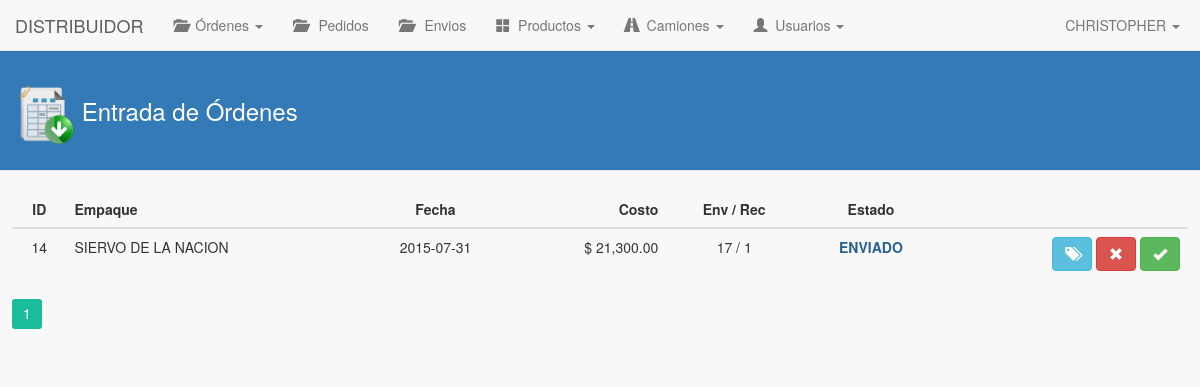
The page /distribuidor/entradasOrdenes/index.php (signed in) on the database as committed earlier.
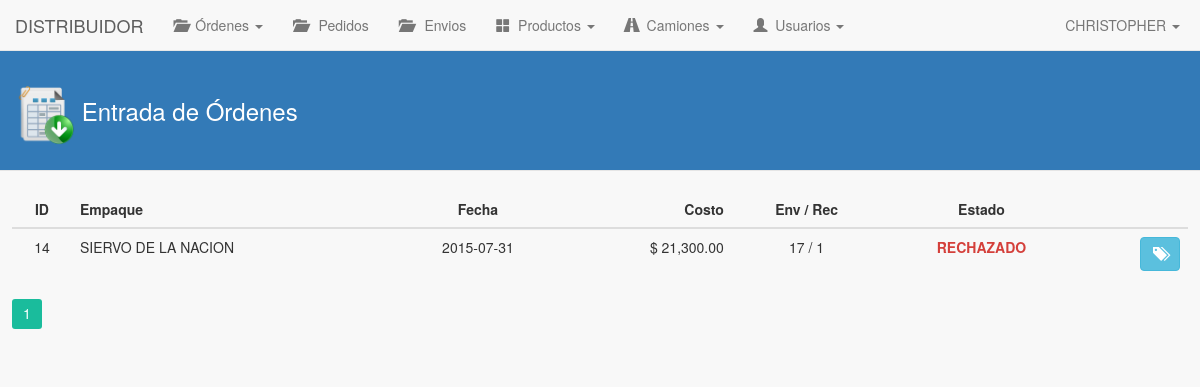
The same page on the database as committed later.
### tables this page shows
CREATE TABLE IF NOT EXISTS `usuario_distribuidor` (
  `id_usuario_distribuidor` int(11) NOT NULL AUTO_INCREMENT,
  `nombre_usuario_distribuidor` varchar(100) NOT NULL,
  `apellido_usuario_distribuidor` varchar(100) NOT NULL,
  `direccion_usuario_distribuidor` text NOT NULL,
  `telefono_usuario_distribuidor` varchar(20) NOT NULL,
  `entradas` int(11) NOT NULL DEFAULT '0',
  `pedidos` int(11) NOT NULL DEFAULT '0',
  `envios` int(11) NOT NULL DEFAULT '0',
  `id_usuario_fk` int(11) NOT NULL,
  `id_distribuidor_fk` int(11) NOT NULL,
  PRIMARY KEY (`id_usuario_distribuidor`),
  KEY `id_usuario_fk_idx` (`id_usuario_fk`),
  KEY `id_distribuidor_fk_idx` (`id_distribuidor_fk`)
);

CREATE TABLE IF NOT EXISTS `ordenes_distribuidor` (
  `id_orden` int(11) NOT NULL AUTO_INCREMENT,
  `fecha_orden` date NOT NULL,
  `fecha_entrega_orden` date NOT NULL,
  `costo_orden` decimal(10,2) NOT NULL,
  `descripcion_orden` text NOT NULL,
  `descripcion_cancelacion` text NOT NULL,
  `descripcion_rechazo` text NOT NULL,
  `id_usuario_distribuidor_fk` int(11) NOT NULL,
  `id_empaque_fk` int(11) NOT NULL,
  `estatus_orden` int(11) NOT NULL,
  PRIMARY KEY (`id_orden`),
  KEY `id_usuario_distribuidor_fk_idx` (`id_usuario_distribuidor_fk`),
  KEY `id_empaque_fk_idx` (`id_empaque_fk`)
);

CREATE TABLE IF NOT EXISTS `empresa_empaques` (
  `id_empaque` int(11) NOT NULL AUTO_INCREMENT,
  `nombre_empaque` varchar(200) NOT NULL,
  `rfc_empaque` varchar(15) NOT NULL,
  `pais_empaque` varchar(100) NOT NULL,
  `estado_empaque` varchar(100) NOT NULL,
  `ciudad_empaque` varchar(100) NOT NULL,
  `direccion_empaque` text NOT NULL,
  `cp_empaque` varchar(10) NOT NULL,
  `email_empaque` varchar(100) NOT NULL,
  `telefono1_empaque` varchar(20) NOT NULL,
  `telefono2_empaque` varchar(20) NOT NULL,
  `id_usuario_que_registro` int(11) NOT NULL,
  `fecha_registro_emp` date NOT NULL,
  `fecha_modificacion_emp` date NOT NULL,
  `estado` int(1) NOT NULL DEFAULT '1',
  PRIMARY KEY (`id_empaque`)
);

CREATE TABLE IF NOT EXISTS `distribuidor_cajas_envio` (
  `id_distribuidor_cajas_envio` int(11) NOT NULL AUTO_INCREMENT,
  `id_envio_fk` int(11) NOT NULL,
  `epc_caja` varchar(24) NOT NULL,
  `epc_tarima` varchar(24) NOT NULL,
  `enviado_dce` tinyint(1) NOT NULL,
  `recibido_dce` tinyint(1) NOT NULL,
  PRIMARY KEY (`id_distribuidor_cajas_envio`),
  KEY `id_orden_fk_idx` (`id_envio_fk`),
  KEY `id_orden_fk` (`id_envio_fk`)
);

### distribuidor/entradasOrdenes/index.php (the view, shortened to what this page needs)
<!DOCTYPE html>
<html>
	<head>
		<link rel="stylesheet" type="text/css" href="../../lib/bootstrap-3.3.5/css/bootstrap.min.css">
		<link rel='stylesheet' type='text/css' href='../../lib/pagination/css.css'/>
		<link rel="stylesheet" type="text/css" href="../../css/estilos.css">
	</head>
	<body>
		<?php
			include('../mod/navbar.php');
		?>
		<div class="contenido-general">
			<div class="modal-header">
				<h3 class="titulo-header">
					<h3 class="titulo-contenido">
						<img class="img-header" src="../../img/historial_entradas.png"> Entrada de Órdenes
					</h3>
				</h3>
			</div>
			<div class="contenido-general-2">
				<br>
				<div id="paginacion-resultados">
					<table class="table">
						<thead>
							<tr>
								<th class="centro">ID</th>
								<th>Empaque</th>
								<th class="centro">Fecha</th>
								<th class="derecha">Costo</th>
								<th class="centro">Env / Rec</th>
								<th class="centro">Estado</th>
								<th></th>
							</tr>
						</thead>
						<tbody>
							<?php
								$consulta = "SELECT id_distribuidor_fk, id_usuario_distribuidor FROM usuario_distribuidor WHERE id_usuario_fk = ".$_SESSION['id_usuario'];
								$resultado = mysql_query($consulta);
								$row = mysql_fetch_array($resultado);
								$id_distribuidor_fk = $row['id_usuario_distribuidor'];
								$cont = 0;
								$verAcciones = 0;
							    $consulta = "SELECT ords.id_orden, epqs.nombre_empaque, ords.fecha_entrega_orden, ords.costo_orden, ords.estatus_orden FROM ordenes_distribuidor AS ords, empresa_empaques AS epqs WHERE ords.id_empaque_fk = epqs.id_empaque AND ords.id_usuario_distribuidor_fk = $id_distribuidor_fk";
								$resultado = mysql_query($consulta);
								while($row = mysql_fetch_array($resultado)){
									$consulta4 = "SELECT id_envio FROM envios_empaque WHERE id_orden_fk = ".$row['id_orden']." LIMIT 1";
									$resultado4 = mysql_query($consulta4);
									while($row4 = mysql_fetch_array($resultado4)){
										$idEnvioFk = $row4['id_envio'];
										$consulta2 = "SELECT epc_caja FROM distribuidor_cajas_envio WHERE recibido_dce = 1 AND id_envio_fk = $idEnvioFk LIMIT 1";
										$resultado2 = mysql_query($consulta2);
										while($row2 = mysql_fetch_array($resultado2)){
											$consulta3 = "SELECT COUNT(epc_caja) AS total_enviados FROM distribuidor_cajas_envio WHERE enviado_dce = 1 AND id_envio_fk = $idEnvioFk";
											$resultado3 = mysql_query($consulta3);
											$row3 = mysql_fetch_array($resultado3);
											$totalEnviados = $row3['total_enviados'];
											$consulta3 = "SELECT COUNT(epc_caja) AS total_recibidos FROM distribuidor_cajas_envio WHERE recibido_dce = 1 AND id_envio_fk = $idEnvioFk";
											$resultado3 = mysql_query($consulta3);
											$row3 = mysql_fetch_array($resultado3);
											$totalRecibidos = $row3['total_recibidos']; ?>
											<tr>
								          		<td class="centro"><?php echo $row['id_orden']; ?></td>
								          		<td><?php echo $row['nombre_empaque']; ?></td>
								          		<td class="centro"><?php echo $row['fecha_entrega_orden']; ?></td>
								          		<td class="derecha"><?php echo "$ ".number_format($row['costo_orden'], 2, '.', ','); ?></td>
								          		<td class="centro"><?php echo $totalEnviados." / ".$totalRecibidos; ?></td>
								          		<?php
							          				$estado = $row['estatus_orden'];
							          				switch($estado) {
							          					case '2': echo "<td class='centro rechazado'>RECHAZADO</td>"; 	$verAcciones = 0; break;
							          					case '3': echo "<td class='centro enviado'>ENVIADO</td>"; 		$verAcciones = 1; break;
							          				}
							          			?>
								          		<td class="derecha">
								          			<button class="btn btn-info" id="btn-detalles" onClick="mostrarDetalles(<?php echo $idEnvioFk; ?>)" data-toggle="tooltip" title="Ver detalles epcs"><i class="glyphicon glyphicon-tags"></i></button>
								          			<?php
								          				if($verAcciones == 1){ ?>
								          					<button class="btn btn-danger" id="btn-cancelar" onClick="cambiarEstadoOrden('rechazar', 5, <?php echo $row['id_orden']; ?>)" data-toggle="tooltip" title="Rechazar órden"><i class="glyphicon glyphicon-remove"></i></button>
									        				<button class="btn btn-success" id="btn-concretar" onClick="cambiarEstadoOrden('concretar', 4, <?php echo $row['id_orden']; ?>)" data-toggle="tooltip" title="Concretar órden"><i class="glyphicon glyphicon-ok"></i></button>
								          				<?php }
								          			?>
									        	</td>
								    	    </tr>
									<?php
											$cont++;
										}
									}
								}
							?>
						</tbody>
					</table>
					<?php if($cont > 0){ ?>
						<div class="my-navigation" style="margin: 0px auto;">
							<div class="simple-pagination-page-numbers"></div>
							<br><br><br>
						</div>
					<?php } else{ ?>
						<div class="alert alert-info" role="alert" style="text-align: center;">
							<strong>Sin resultados...</strong> No hay entradas registradas.
						</div>
					<?php } ?>
				</div>
			</div>
		</div>
	</body>
</html>

### distribuidor/mod/navbar.php (shortened to what this page needs)
<?php
	$consulta = "SELECT nombre_usuario_distribuidor, entradas, pedidos, envios FROM usuario_distribuidor WHERE id_usuario_fk = ".$_SESSION['id_usuario'];
	$resultado = mysql_query($consulta);
	$row = mysql_fetch_array($resultado);
	$nombreUsuario = $row['nombre_usuario_distribuidor'];
	$privPedidos = $row['pedidos'];
	$privEnvios = $row['envios'];
?>
<nav class="navbar navbar-default navbar-fixed-top" role="navigation">
  	<div class="navbar-header">
    	<a href="../" class="navbar-brand">DISTRIBUIDOR</a>
  	</div>
  	<div class="collapse navbar-collapse" id="navbar-collapse-01">
  		<ul class="nav navbar-nav">
			<li class="dropdown">
				<a href="#" class="dropdown-toggle" data-toggle="dropdown" role="button" aria-expanded="false"><span class="glyphicon glyphicon-folder-open"></span> &nbsp;Órdenes <span class="caret"></span></a>
			</li>
			<?php if($privPedidos == 1) { ?>
            	<li><a href="../pedidos/"><span class="glyphicon glyphicon-folder-open"></span> &nbsp; Pedidos</a></li>
            <?php } ?>
            <?php if($privEnvios == 1) { ?>
            	<li><a href="../envios/"><span class="glyphicon glyphicon-folder-open"></span> &nbsp; Envios</a></li>
            <?php } ?>
			<li class="dropdown">
				<a href="#" class="dropdown-toggle" data-toggle="dropdown" role="button" aria-expanded="false"><span class="glyphicon glyphicon-th-large"></span> &nbsp;Productos <span class="caret"></span></a>
			</li>
			<li class="dropdown">
				<a href="#" class="dropdown-toggle" data-toggle="dropdown" role="button" aria-expanded="false"><span class="glyphicon glyphicon-road"></span> &nbsp;Camiones <span class="caret"></span></a>
			</li>
			<?php
				if($_SESSION['nivel_socio'] == 1){ ?>
					<li class="dropdown">
  						<a href="#" class="dropdown-toggle" data-toggle="dropdown" role="button" aria-expanded="false"><span class="glyphicon glyphicon-user"></span> &nbsp;Usuarios <span class="caret"></span></a>
					</li>
				<?php }
			?>
    	</ul>
    	<ul class="nav navbar-nav navbar-right">
	        <li class="dropdown">
	          	<a href="#" class="dropdown-toggle" data-toggle="dropdown" role="button" aria-expanded="false"><span class="fui-user"></span> &nbsp;<?php echo $nombreUsuario; ?> <span class="caret"></span></a>
	        </li>
	    </ul>
  	</div>
</nav>

### css/estilos.css (style rules this page uses)
body { background-color: #F8F8F8; }
h3.titulo-header { color: #ffffff; }
h3.titulo-contenido { color: #ffffff; }
.modal-header { background-color: #337ab7; }
.img-header { width: 60px; }
.centro { text-align: center; }
.derecha { text-align: right; }
.navbar-right { margin-right: 5px; }
.contenido-general { background-color: #F8F8F8; margin: 0px auto; margin-top: 50px; width: 100%; }
.contenido-general-2 { margin: 0px auto; width: 98%; }
a { color: #337ab7; }
.rechazado { color: #d43f3a; font-weight: bold; }
.enviado { color: #286090; font-weight: bold; }

Rows that differ between the two databases and show on the page:
changed ordenes_distribuidor id 14: estatus_orden 3 → 2 (drawn)
computed for distribuidor_cajas_envio: text "ENVIADO" → "RECHAZADO"
